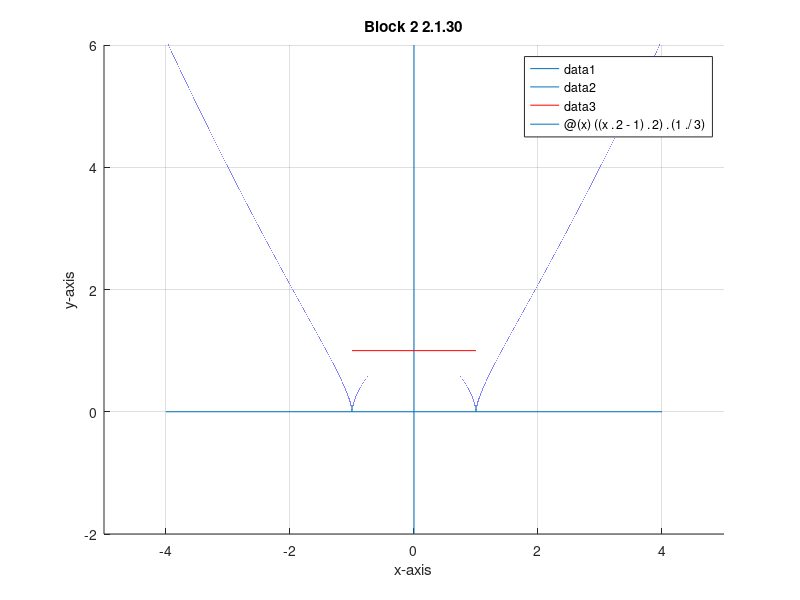

Reproduce this figure in MATLAB.
title('Block 2 2.1.30') %title
xlabel('x-axis') %x title
ylabel('y-axis') %y title
axis([-4 4 -2 6]) %zoom factor
xL = xlim;        %limit for lines, see next comment
yL = ylim;
line ([0 0], yL); %draw x-axis
line (xL, [0 0]); %draw y-axis
line ([-1 1],[1 1],'color','r') %draw tangent from x=-1 to x=1 on y=1

hold on
grid on %draw grid

f = @(x) ((x.^2-1).^2).^(1./3);
fplot(f)
%draw equation

hold off


